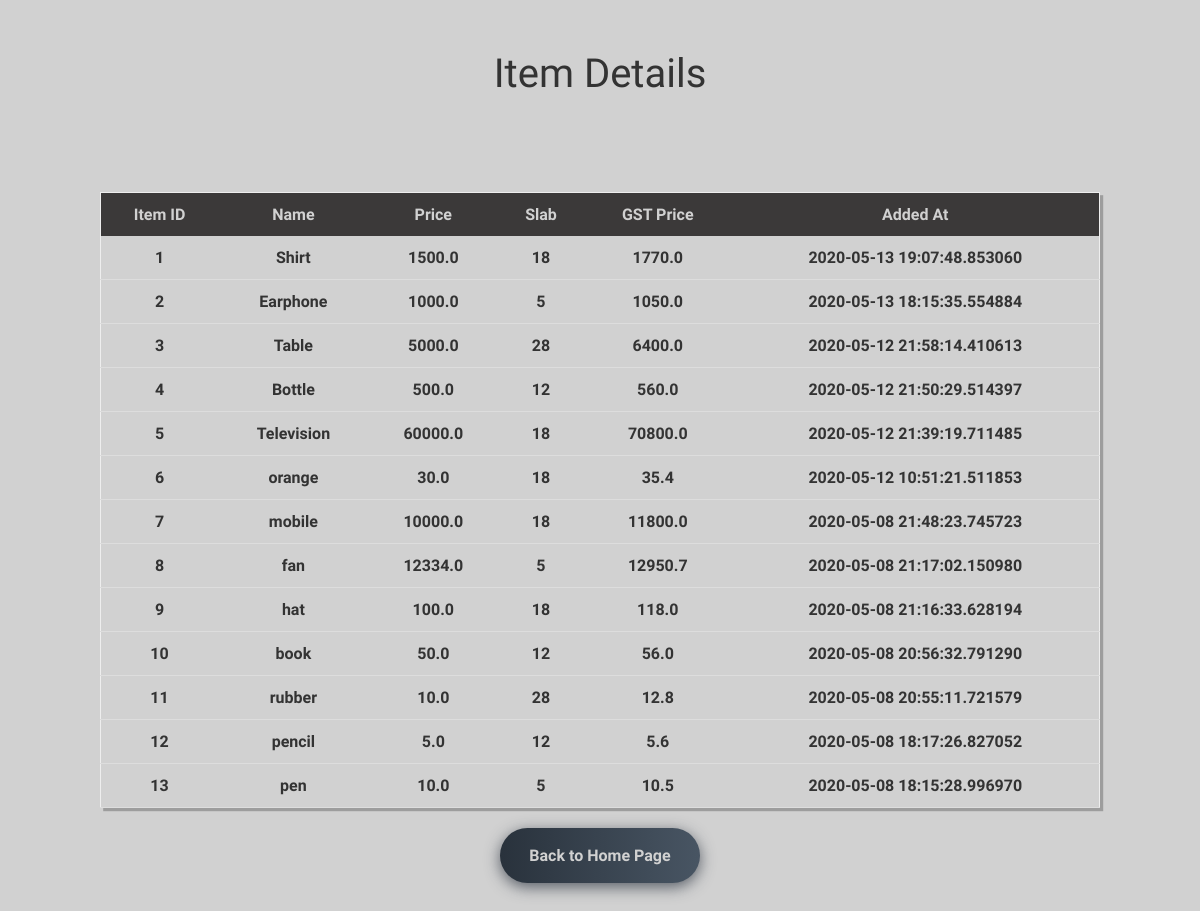
/table, run on an earlier commit of the app's database.
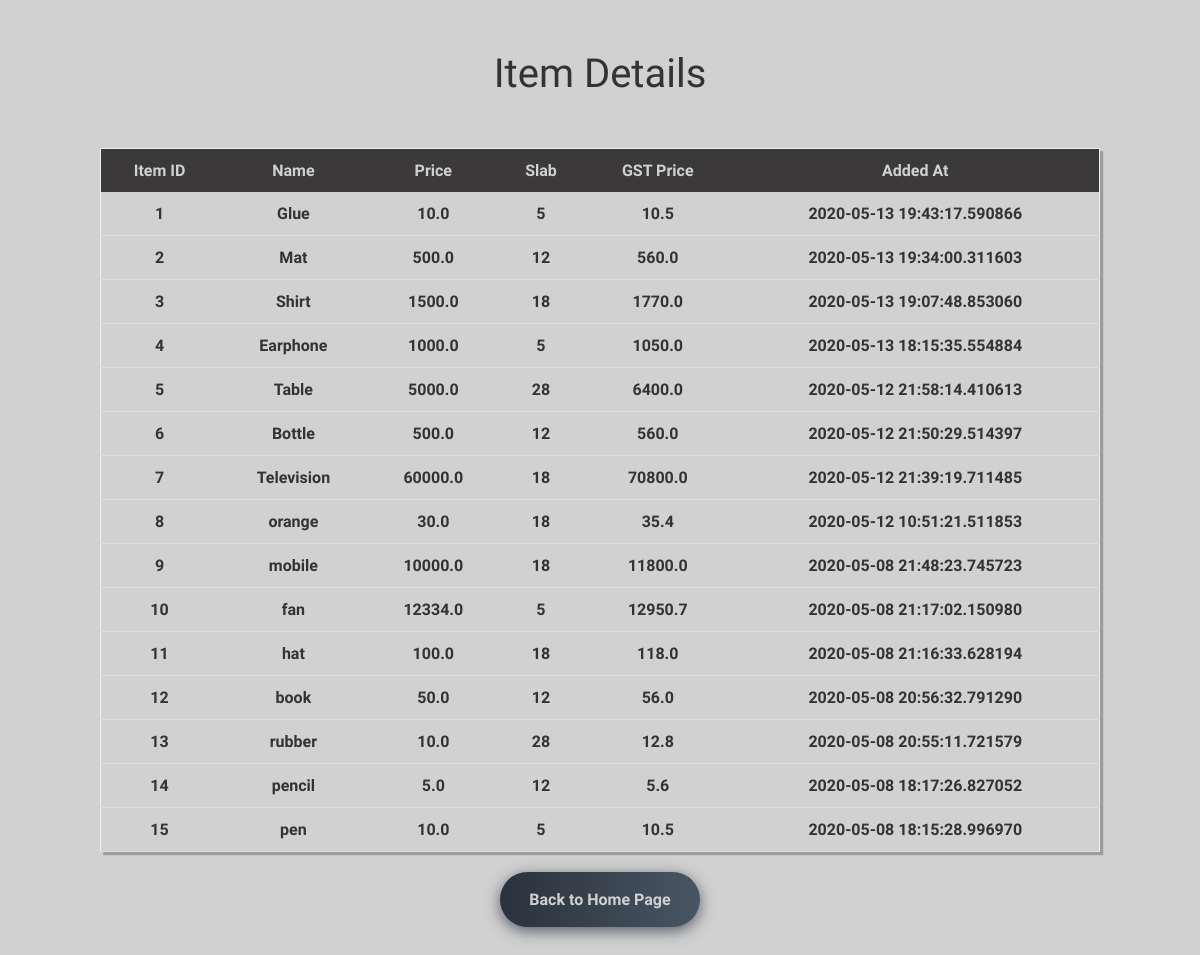
And on a later commit of the database.
### tables this page shows
CREATE TABLE "gst_items" ("ID" INTEGER PRIMARY KEY AUTOINCREMENT NOT NULL, "Item" VARCHAR,"Price" REAL, "Slab" INTEGER, "GST_Price" REAL, "Added_at" TIMESTAMP);

### app.py (the view)
@app.route('/table')
def table():
    con = sql.connect("new_database.db")
    cur = con.cursor()
    cur.execute("SELECT * FROM gst_items ORDER BY ID DESC ")
    output = cur.fetchall()
    return render_template("table.html", output = output)

### templates/table.html (shortened to what this page needs)
<!DOCTYPE html>
<html lang="en">
<head>
    <link rel="stylesheet" type="text/css" href="{{ url_for('static', filename='/css/table.css') }}">
</head>
<body class="overlay" >
    <h1 style="text-align:center;padding:2%;font-family:Nova Square;font-size: 40px;color:#333;font-weight: 200;">Item Details</h1>
    <div class="center">
      <table style="width:1000px;">
        <thead>
          <tr class="first" style="text-align:center;font-family:Jura;color:#333;">
            <th>Item ID</th>
            <th>Name</th>
            <th>Price</th>
            <th>Slab</th>
            <th>GST Price</th>
            <th>Added At</th>
          </tr>
        </thead>
        <tbody>
          {% for value in output %}
            <tr style="text-align:center;font-family:Jura;color:#333;font-weight: 600;">
                <td> {{ loop.length - (value[0]-1) }}</td>
                <td> {{ value[1] }}</td>
                <td> {{ value[2] }}</td>
                <td> {{ value[3] }}</td>
                <td> {{ value[4] }}</td>
                <td> {{ value[5] }}</td>
            </tr>
          {% endfor %}
        </tbody>
      </table>
        <div id="back">
            <form action="/">
                <div class="buttons">
                    <input class="btn-hover color-8" style="text-align:center;font-family:Jura;color:#d1d1d1;" type="submit" value="Back to Home Page" />
                </div>
            </form>
        </div>
    </div>
</body>
</html>

### static/css/table.css (style rules this page uses)
.overlay { background-color: #d1d1d1; }
*, *:after, *:before { box-sizing: border-box; }
.center { align-items: center; display: flex; flex-direction: column; height: 100vh; justify-content: center; }
table { border: 0.1em solid #eee; box-shadow: 0.2em 0.2em 0 rgba(0, 0, 0, 0.25); border-collapse: collapse; }
th, td { padding: 0.75em; }
th { background: #3b3939; color: #d1d1d1; text-align: center; }
#back { text-align :center; }
* { -webkit-box-sizing: border-box; -moz-box-sizing: border-box; box-sizing: border-box; }
.buttons { margin: 0%; text-align: center; }
.btn-hover { width: 200px; font-size: 16px; font-weight: 600; color: #fff; cursor: pointer; margin: 20px; height: 55px; text-align:center; border: none; background-size: 300% 100%; border-radius: 50px; moz-transition: all .4s ease-in-out; -o-transition: all .4s ease-in-out; -webkit-transition: all .4s ease-in-out; transition: all .4s ease-in-out; }
.btn-hover.color-8 { background-image: linear-gradient(to right, #29323c, #485563, #2b5876, #4e4376); box-shadow: 0 4px 15px 0 rgba(45, 54, 65, 0.75); }

What changed in the data, as far as the page shows it:
added gst_items: Item "Glue", Price "10.0", Slab "5", GST_Price "10.5", Added_at "2020-05-13 19:43:17.590866"
added gst_items: Item "Mat", Price "500.0", Slab "12", GST_Price "560.0", Added_at "2020-05-13 19:34:00.311603"
